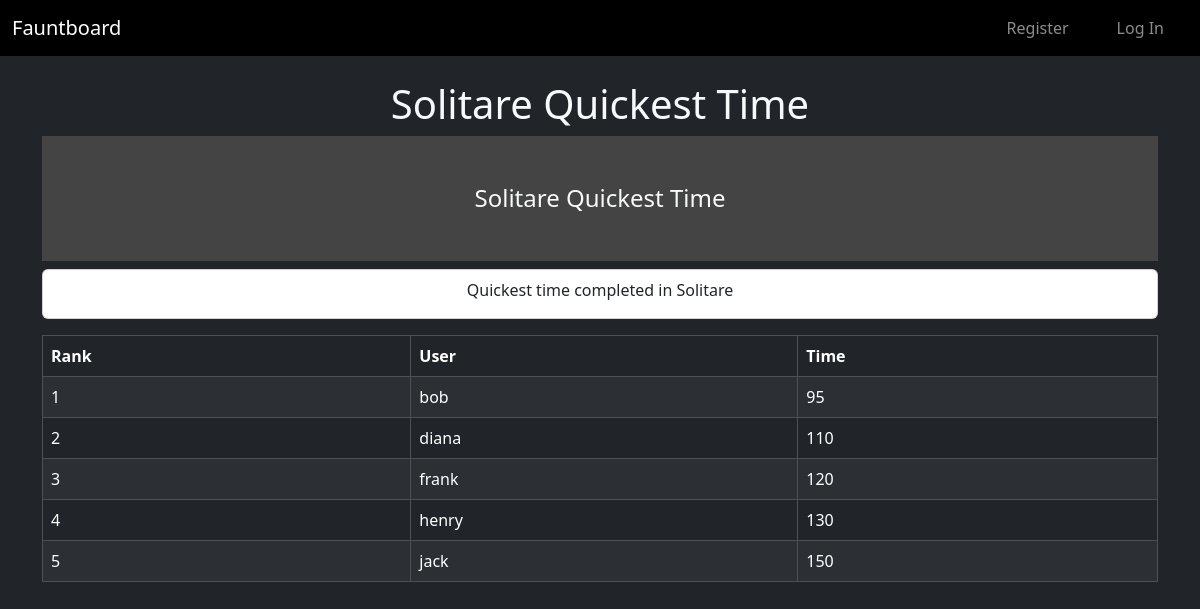
/leaderboard/4, run on an earlier commit of the app's database.
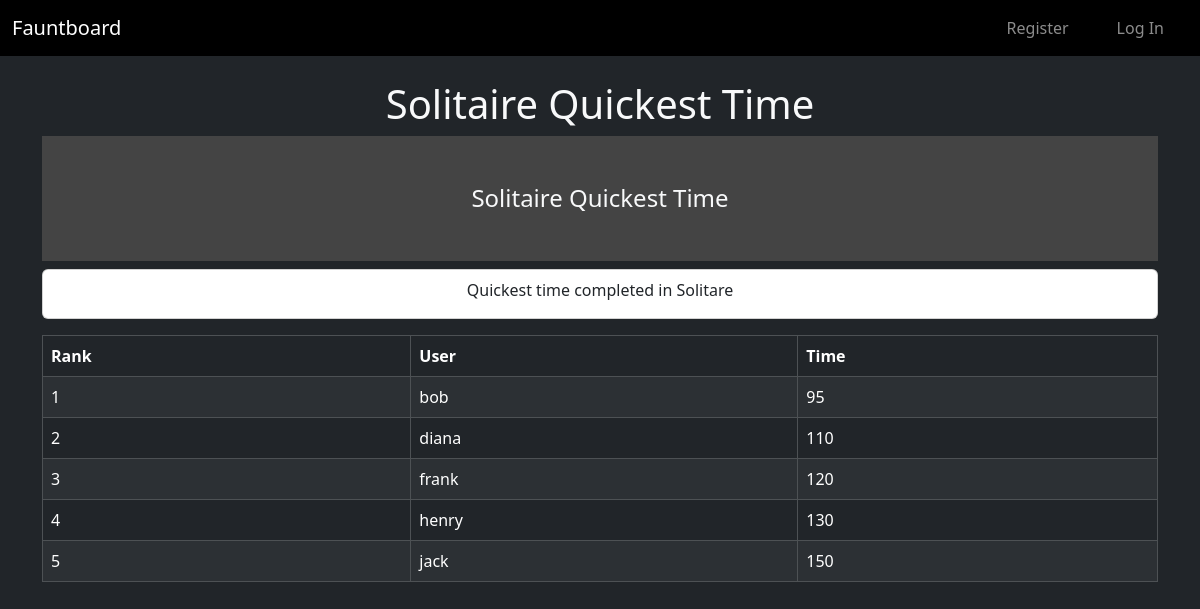
And on a later commit of the database.
### tables this page shows
CREATE TABLE "leaderboards" (
    id INTEGER PRIMARY KEY,
    name TEXT NOT NULL, description TEXT,
    image_path TEXT
, type TEXT NOT NULL);

### app.py (the view)
@app.route("/leaderboard/<int:leaderboard_id>")
def show_leaderboard(leaderboard_id):
    db = get_db()
    leaderboard = db.execute(
        "SELECT * FROM leaderboards WHERE id = ?", (leaderboard_id,)
    ).fetchone()
    lb = db.execute(
    "SELECT * FROM leaderboards WHERE id = ?",
    (leaderboard_id,)
    ).fetchone()
    if lb["type"] == "time":
        entries = db.execute(
            "SELECT * FROM leaderboard_entries WHERE leaderboard_id = ? ORDER BY score ASC",
            (leaderboard_id,)
        ).fetchall()
    else:
        entries = db.execute(
            "SELECT * FROM leaderboard_entries WHERE leaderboard_id = ? ORDER BY score DESC",
            (leaderboard_id,)
        ).fetchall()
    return render_template("leaderboard.html", leaderboard=leaderboard, entries=entries)

### app.py (called while the page is built)
def get_db():
    if "db" not in g:
        g.db = sqlite3.connect("database.db")
        g.db.row_factory = sqlite3.Row
    return g.db

@app.before_request
def load_user():
    g.user = None
    if "user_id" in session:
        db = get_db()
        g.user = db.execute(
            "SELECT * FROM users WHERE id = ?",
            (session["user_id"],)
        ).fetchone()

### templates/leaderboard.html
{% extends 'base.html' %}
{% block content %}
<div class="container mt-4 text-light">
  <h1 class="text-center">{{ leaderboard['name'] }}</h1>
  <div class="text-center mb-3">
    {% if leaderboard['image_path'] %}
      <img src="{{ leaderboard['image_path'] }}" alt="{{ leaderboard['name'] }}" style="max-width: 500px;">
    {% else %}
      <div class="p-5 text-center" style="background-color: #444;">
        <h4 class="m-0">{{ leaderboard['name'] }}</h4>
      </div>
    {% endif %}
    <div class="card mt-2 bg-white text-dark">
        <p class="mt-2">{{ leaderboard['description'] }}</p>
    </div>
  </div>
  <table class="table table-dark table-striped table-bordered">
    <thead>
      <tr>
        <th>Rank</th>
        <th>User</th>
        <th>{{ leaderboard['type']|capitalize }}</th>
      </tr>
    </thead>
    <tbody>
      {% for entry in entries %}
      <tr>
        <td>{{ loop.index }}</td>
        <td>{{ entry['user'] }}</td>
        <td>{{ entry['score'] }}</td>
      </tr>
      {% endfor %}
    </tbody>
  </table>
</div>
{% endblock %}

What changed in the data, as far as the page shows it:
changed leaderboards "Quickest time completed in Solitare": name "Solitare Quickest Time" → "Solitaire Quickest Time"
